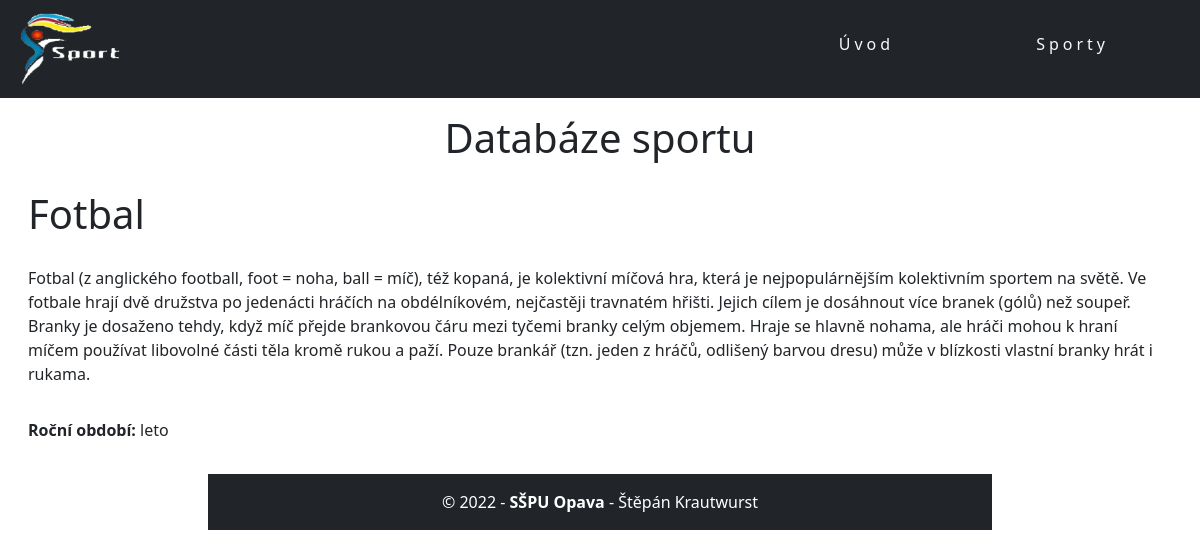
The app's page /sports/sporty/2 with its own data.
### sports/models.py (models this page shows, shortened)
class Sporty(models.Model):
    nazev_sportu = models.CharField(max_length=45, verbose_name="Název sportu")
    OBDOBI = (
        ("jaro", "Jaro"),
        ("leto", "Léto"),
        ("podzim", "Podzim"),
        ("zima", "Zima")
    )
    obdobi = models.CharField(max_length=10, choices=OBDOBI, verbose_name="Roční období")
    historie = models.TextField(verbose_name="Historie sportu")
    udalosti = models.ManyToManyField(Udalost, verbose_name="Událost")
    obrazek = models.ImageField(upload_to=sportPath, null=True, blank=True, verbose_name='Obrázky')
    class Meta:
        ordering = ['nazev_sportu']

### sports/views.py (the view)
# urls.py: path('sporty/<int:pk>', views.sportDetaily.as_view(), name='sporty_detail')
class sportDetaily(DetailView):
    model =Sporty
    context_object_name = 'sporty_detail'
    template_name = 'detail.html'

### sports/templates/detail.html
{%extends 'base.html'%}
{%block content%}
<h1 class="text-center py-3">Databáze sportu</h1>
<h1 class="p-3 py-1">{{ sporty_detail.nazev_sportu }}</h1>
    <div class="p-3"> {{ sporty_detail.historie }}</div>
    <div class="p-3"><b>Roční období:</b> {{ sporty_detail.obdobi }}</div>
{%endblock%}

### records on screen
Sporty: nazev_sportu "Fotbal", historie "Fotbal (z anglického football, foot = noha, ball = míč), též kopaná, je kolektivní míčová hra, která je nejpopulárnějším kolektivním sportem na světě. Ve fotbale hrají dvě družstva po jedenácti hráčích na obdélníkovém, nejčastěji travnatém hřišti. Jejich cílem je dosáhnout více branek (gólů) než soupeř. Branky je dosaženo tehdy, když míč přejde brankovou čáru mezi tyčemi branky celým objemem. Hraje se hlavně nohama, ale hráči mohou k hraní míčem používat libovolné části těla kromě rukou a paží. Pouze brankář (tzn. jeden z hráčů, odlišený barvou dresu) může v blízkosti vlastní branky hrát i rukama.", obdobi "leto"
